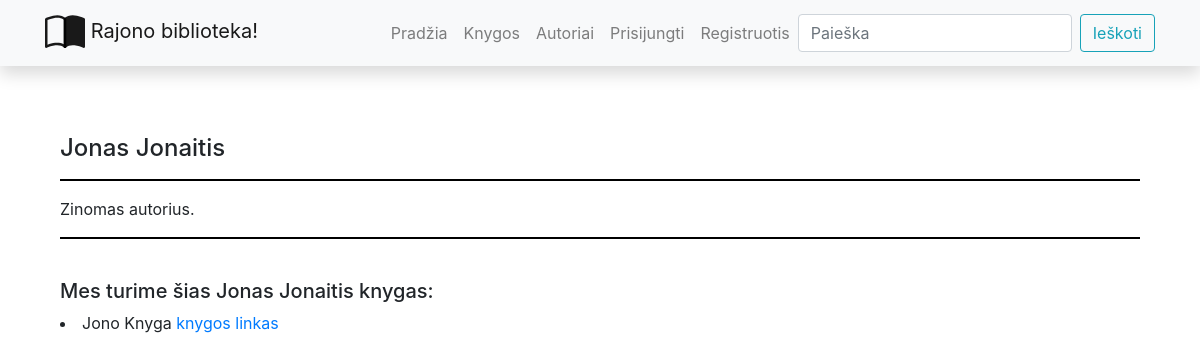
The page /library/authors/3 on the database its author committed.
### library/models.py (models this page shows, shortened)
class Author(models.Model):
    first_name = models.CharField('Vardas', max_length=100)
    last_name = models.CharField('Pavarde', max_length=100)
    description = HTMLField()
    class Meta:
        ordering = ['last_name', 'first_name']
    def display_books(self):
        return ', '.join(book.title for book in self.books.all()[:3])
    display_books.short_description = "Knygos"

class Book(models.Model):
    title = models.CharField('Pavadinimas', max_length=200)
    author = models.ForeignKey('Author', on_delete=models.SET_NULL, null=True, related_name='books')
    summary = models.TextField('Aprasymas', max_length=1000, help_text='Trumpas knygos aprasymas')
    isbn = models.CharField('ISBN', max_length=13)
    genre = models.ManyToManyField(Genre, help_text='Isrinkite zanra')
    cover = models.ImageField('Virselis', upload_to='covers', null=True)
    def display_genre(self):
        return ', '.join(genre.name for genre in self.genre.all()[:3])
    display_genre.short_description = 'Zanras'

### library/views.py (the view)
# urls.py: path('authors/<int:author_id>', views.author, name='author'),
def author(request, author_id):
    single_author = get_object_or_404(Author, pk=author_id)
    return render(request, 'author.html', {'author': single_author})

### library/templates/author.html
{% extends 'base.html' %}
{% block content %}
<div class="container author" xmlns="http://www.w3.org/1999/html">
  <h4>{{author.first_name}} {{author.last_name}}</h4>
  <hr>
  <p>{{author.description | safe}}</p>
  <hr>
  <br>
  <h5>Mes turime šias {{author.first_name}} {{author.last_name}} knygas:</h5>
  {% for i in author.books.all %}
    <li>{{i.title}} <a href="{% url 'book-detail' i.id %}">knygos linkas</a></li>
  {% endfor %}
</div>
{% endblock %}

### library/static/css/styles.css (style rules this page uses)
hr { width: 100%; background-color: black; height: 1px; border-color : transparent; }
.author { margin-top: 20px; float: left; }

### rows shown on the page
Author: first_name "Jonas", last_name "Jonaitis", description "Zinomas autorius."
Book: title "Jono Knyga"
